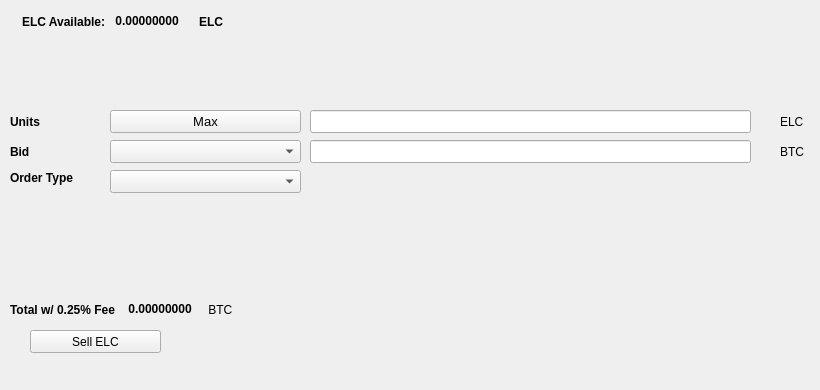
   <widget class="QWidget" name="SellTab">
    <attribute name="title">
     <string>Sell</string>
    </attribute>
    <widget class="QLabel" name="label_16">
     <property name="geometry">
      <rect>
       <x>780</x>
       <y>140</y>
       <width>31</width>
       <height>23</height>
      </rect>
     </property>
     <property name="text">
      <string>BTC</string>
     </property>
    </widget>
    <widget class="QComboBox" name="SellBidcomboBox">
     <property name="geometry">
      <rect>
       <x>110</x>
       <y>140</y>
       <width>191</width>
       <height>23</height>
      </rect>
     </property>
     <property name="font">
      <font>
       <pointsize>10</pointsize>
      </font>
     </property>
    </widget>
    <widget class="QLabel" name="label_18">
     <property name="geometry">
      <rect>
       <x>10</x>
       <y>110</y>
       <width>46</width>
       <height>23</height>
      </rect>
     </property>
     <property name="font">
      <font>
       <weight>75</weight>
       <bold>true</bold>
      </font>
     </property>
     <property name="text">
      <string>Units</string>
     </property>
    </widget>
    <widget class="QPushButton" name="Sell_Max_Amount">
     <property name="geometry">
      <rect>
       <x>110</x>
       <y>110</y>
       <width>191</width>
       <height>23</height>
      </rect>
     </property>
     <property name="font">
      <font>
       <pointsize>10</pointsize>
      </font>
     </property>
     <property name="text">
      <string>Max</string>
     </property>
    </widget>
    <widget class="QLabel" name="label_20">
     <property name="geometry">
      <rect>
       <x>10</x>
       <y>170</y>
       <width>91</width>
       <height>16</height>
      </rect>
     </property>
     <property name="font">
      <font>
       <weight>75</weight>
       <bold>true</bold>
      </font>
     </property>
     <property name="text">
      <string>Order Type</string>
     </property>
    </widget>
    <widget class="QComboBox" name="SellOrdertypeCombo">
     <property name="geometry">
      <rect>
       <x>110</x>
       <y>170</y>
       <width>191</width>
       <height>23</height>
      </rect>
     </property>
     <property name="font">
      <font>
       <pointsize>10</pointsize>
      </font>
     </property>
    </widget>
    <widget class="QLabel" name="label_21">
     <property name="geometry">
      <rect>
       <x>10</x>
       <y>140</y>
       <width>46</width>
       <height>23</height>
      </rect>
     </property>
     <property name="font">
      <font>
       <weight>75</weight>
       <bold>true</bold>
      </font>
     </property>
     <property name="text">
      <string>Bid</string>
     </property>
    </widget>
    <widget class="QLabel" name="label_22">
     <property name="geometry">
      <rect>
       <x>780</x>
       <y>110</y>
       <width>31</width>
       <height>23</height>
      </rect>
     </property>
     <property name="text">
      <string>ELC</string>
     </property>
    </widget>
    <widget class="QLineEdit" name="UnitsInputELC">
     <property name="geometry">
      <rect>
       <x>310</x>
       <y>110</y>
       <width>441</width>
       <height>23</height>
      </rect>
     </property>
     <property name="font">
      <font>
       <pointsize>9</pointsize>
       <weight>75</weight>
       <bold>true</bold>
      </font>
     </property>
    </widget>
    <widget class="QLineEdit" name="SellBidPriceEdit">
     <property name="geometry">
      <rect>
       <x>310</x>
       <y>140</y>
       <width>441</width>
       <height>23</height>
      </rect>
     </property>
     <property name="font">
      <font>
       <pointsize>9</pointsize>
       <weight>75</weight>
       <bold>true</bold>
      </font>
     </property>
    </widget>
    <widget class="QPushButton" name="SellELCBTN">
     <property name="geometry">
      <rect>
       <x>30</x>
       <y>330</y>
       <width>131</width>
       <height>23</height>
      </rect>
     </property>
     <property name="text">
      <string>Sell ELC</string>
     </property>
     <property name="icon">
      <iconset resource="../elecash">
       <normaloff>:/icons/bitcoin</normaloff>:/icons/bitcoin</iconset>
     </property>
    </widget>
    <widget class="QWidget" name="layoutWidget3">
     <property name="geometry">
      <rect>
       <x>22</x>
       <y>12</y>
       <width>258</width>
       <height>19</height>
      </rect>
     </property>
     <layout class="QHBoxLayout" name="horizontalLayout">
      <item>
       <widget class="QLabel" name="label232_2">
        <property name="font">
         <font>
          <weight>75</weight>
          <bold>true</bold>
         </font>
        </property>
        <property name="text">
         <string>ELC Available:</string>
        </property>
       </widget>
      </item>
      <item>
       <widget class="QLabel" name="ELCAvailableLabel">
        <property name="palette">
         <palette>
          <active>
           <colorrole role="WindowText">
            <brush brushstyle="SolidPattern">
             <color alpha="255">
              <red>0</red>
              <green>0</green>
              <blue>0</blue>
             </color>
            </brush>
           </colorrole>
           <colorrole role="Button">
            <brush brushstyle="SolidPattern">
             <color alpha="255">
              <red>0</red>
              <green>170</green>
              <blue>0</blue>
             </color>
            </brush>
           </colorrole>
           <colorrole role="Light">
            <brush brushstyle="SolidPattern">
             <color alpha="255">
              <red>0</red>
              <green>255</green>
              <blue>0</blue>
             </color>
            </brush>
           </colorrole>
           <colorrole role="Midlight">
            <brush brushstyle="SolidPattern">
             <color alpha="255">
              <red>0</red>
              <green>212</green>
              <blue>0</blue>
             </color>
            </brush>
           </colorrole>
           <colorrole role="Dark">
            <brush brushstyle="SolidPattern">
             <color alpha="255">
              <red>0</red>
              <green>85</green>
              <blue>0</blue>
             </color>
            </brush>
           </colorrole>
           <colorrole role="Mid">
            <brush brushstyle="SolidPattern">
             <color alpha="255">
              <red>0</red>
              <green>113</green>
              <blue>0</blue>
             </color>
            </brush>
           </colorrole>
           <colorrole role="Text">
            <brush brushstyle="SolidPattern">
             <color alpha="255">
              <red>0</red>
              <green>170</green>
              <blue>0</blue>
             </color>
            </brush>
           </colorrole>
           <colorrole role="BrightText">
            <brush brushstyle="SolidPattern">
             <color alpha="255">
              <red>255</red>
              <green>255</green>
              <blue>255</blue>
             </color>
            </brush>
           </colorrole>
           <colorrole role="ButtonText">
            <brush brushstyle="SolidPattern">
             <color alpha="255">
              <red>0</red>
              <green>0</green>
              <blue>0</blue>
             </color>
            </brush>
           </colorrole>
           <colorrole role="Base">
            <brush brushstyle="SolidPattern">
             <color alpha="255">
              <red>255</red>
              <green>255</green>
              <blue>255</blue>
             </color>
            </brush>
           </colorrole>
           <colorrole role="Window">
            <brush brushstyle="SolidPattern">
             <color alpha="255">
              <red>0</red>
              <green>170</green>
              <blue>0</blue>
             </color>
            </brush>
           </colorrole>
           <colorrole role="Shadow">
            <brush brushstyle="SolidPattern">
             <color alpha="255">
              <red>0</red>
              <green>0</green>
              <blue>0</blue>
             </color>
            </brush>
           </colorrole>
           <colorrole role="AlternateBase">
            <brush brushstyle="SolidPattern">
             <color alpha="255">
              <red>127</red>
              <green>212</green>
              <blue>127</blue>
             </color>
            </brush>
           </colorrole>
           <colorrole role="ToolTipBase">
            <brush brushstyle="SolidPattern">
             <color alpha="255">
              <red>255</red>
              <green>255</green>
              <blue>220</blue>
             </color>
            </brush>
           </colorrole>
           <colorrole role="ToolTipText">
            <brush brushstyle="SolidPattern">
             <color alpha="255">
              <red>0</red>
              <green>0</green>
              <blue>0</blue>
             </color>
            </brush>
           </colorrole>
          </active>
          <inactive>
           <colorrole role="WindowText">
            <brush brushstyle="SolidPattern">
             <color alpha="255">
              <red>0</red>
              <green>0</green>
              <blue>0</blue>
             </color>
            </brush>
           </colorrole>
           <colorrole role="Button">
            <brush brushstyle="SolidPattern">
             <color alpha="255">
              <red>0</red>
              <green>170</green>
              <blue>0</blue>
             </color>
            </brush>
           </colorrole>
           <colorrole role="Light">
            <brush brushstyle="SolidPattern">
             <color alpha="255">
              <red>0</red>
              <green>255</green>
              <blue>0</blue>
             </color>
            </brush>
           </colorrole>
           <colorrole role="Midlight">
            <brush brushstyle="SolidPattern">
             <color alpha="255">
              <red>0</red>
              <green>212</green>
              <blue>0</blue>
             </color>
            </brush>
           </colorrole>
           <colorrole role="Dark">
            <brush brushstyle="SolidPattern">
             <color alpha="255">
              <red>0</red>
              <green>85</green>
              <blue>0</blue>
             </color>
            </brush>
           </colorrole>
           <colorrole role="Mid">
            <brush brushstyle="SolidPattern">
             <color alpha="255">
              <red>0</red>
              <green>113</green>
              <blue>0</blue>
             </color>
            </brush>
           </colorrole>
           <colorrole role="Text">
            <brush brushstyle="SolidPattern">
             <color alpha="255">
              <red>0</red>
              <green>170</green>
              <blue>0</blue>
             </color>
            </brush>
           </colorrole>
           <colorrole role="BrightText">
            <brush brushstyle="SolidPattern">
             <color alpha="255">
              <red>255</red>
              <green>255</green>
              <blue>255</blue>
             </color>
            </brush>
           </colorrole>
           <colorrole role="ButtonText">
            <brush brushstyle="SolidPattern">
             <color alpha="255">
              <red>0</red>
              <green>0</green>
              <blue>0</blue>
             </color>
            </brush>
           </colorrole>
           <colorrole role="Base">
            <brush brushstyle="SolidPattern">
             <color alpha="255">
              <red>255</red>
              <green>255</green>
              <blue>255</blue>
             </color>
            </brush>
           </colorrole>
           <colorrole role="Window">
            <brush brushstyle="SolidPattern">
             <color alpha="255">
              <red>0</red>
              <green>170</green>
              <blue>0</blue>
             </color>
            </brush>
           </colorrole>
           <colorrole role="Shadow">
            <brush brushstyle="SolidPattern">
             <color alpha="255">
              <red>0</red>
              <green>0</green>
              <blue>0</blue>
             </color>
            </brush>
           </colorrole>
           <colorrole role="AlternateBase">
            <brush brushstyle="SolidPattern">
             <color alpha="255">
              <red>127</red>
              <green>212</green>
              <blue>127</blue>
             </color>
            </brush>
           </colorrole>
           <colorrole role="ToolTipBase">
            <brush brushstyle="SolidPattern">
             <color alpha="255">
              <red>255</red>
              <green>255</green>
              <blue>220</blue>
             </color>
            </brush>
           </colorrole>
           <colorrole role="ToolTipText">
            <brush brushstyle="SolidPattern">
             <color alpha="255">
              <red>0</red>
              <green>0</green>
              <blue>0</blue>
             </color>
            </brush>
           </colorrole>
          </inactive>
          <disabled>
           <colorrole role="WindowText">
            <brush brushstyle="SolidPattern">
             <color alpha="255">
              <red>0</red>
              <green>85</green>
              <blue>0</blue>
             </color>
            </brush>
           </colorrole>
           <colorrole role="Button">
            <brush brushstyle="SolidPattern">
             <color alpha="255">
              <red>0</red>
              <green>170</green>
              <blue>0</blue>
             </color>
            </brush>
           </colorrole>
           <colorrole role="Light">
            <brush brushstyle="SolidPattern">
             <color alpha="255">
              <red>0</red>
              <green>255</green>
              <blue>0</blue>
             </color>
            </brush>
           </colorrole>
           <colorrole role="Midlight">
            <brush brushstyle="SolidPattern">
             <color alpha="255">
              <red>0</red>
              <green>212</green>
              <blue>0</blue>
             </color>
            </brush>
           </colorrole>
           <colorrole role="Dark">
            <brush brushstyle="SolidPattern">
             <color alpha="255">
              <red>0</red>
              <green>85</green>
              <blue>0</blue>
             </color>
            </brush>
           </colorrole>
           <colorrole role="Mid">
            <brush brushstyle="SolidPattern">
             <color alpha="255">
              <red>0</red>
              <green>113</green>
              <blue>0</blue>
             </color>
            </brush>
           </colorrole>
           <colorrole role="Text">
            <brush brushstyle="SolidPattern">
             <color alpha="255">
              <red>0</red>
              <green>85</green>
              <blue>0</blue>
             </color>
            </brush>
           </colorrole>
           <colorrole role="BrightText">
            <brush brushstyle="SolidPattern">
             <color alpha="255">
              <red>255</red>
              <green>255</green>
              <blue>255</blue>
             </color>
            </brush>
           </colorrole>
           <colorrole role="ButtonText">
            <brush brushstyle="SolidPattern">
             <color alpha="255">
              <red>0</red>
              <green>85</green>
              <blue>0</blue>
             </color>
            </brush>
           </colorrole>
           <colorrole role="Base">
            <brush brushstyle="SolidPattern">
             <color alpha="255">
              <red>0</red>
              <green>170</green>
              <blue>0</blue>
             </color>
            </brush>
           </colorrole>
           <colorrole role="Window">
            <brush brushstyle="SolidPattern">
             <color alpha="255">
              <red>0</red>
              <green>170</green>
              <blue>0</blue>
             </color>
            </brush>
           </colorrole>
           <colorrole role="Shadow">
            <brush brushstyle="SolidPattern">
             <color alpha="255">
              <red>0</red>
              <green>0</green>
              <blue>0</blue>
             </color>
            </brush>
           </colorrole>
           <colorrole role="AlternateBase">
            <brush brushstyle="SolidPattern">
             <color alpha="255">
              <red>0</red>
              <green>170</green>
              <blue>0</blue>
             </color>
            </brush>
           </colorrole>
           <colorrole role="ToolTipBase">
            <brush brushstyle="SolidPattern">
             <color alpha="255">
              <red>255</red>
              <green>255</green>
              <blue>220</blue>
             </color>
            </brush>
           </colorrole>
           <colorrole role="ToolTipText">
            <brush brushstyle="SolidPattern">
             <color alpha="255">
              <red>0</red>
              <green>0</green>
              <blue>0</blue>
             </color>
            </brush>
           </colorrole>
          </disabled>
         </palette>
        </property>
        <property name="font">
         <font>
          <weight>75</weight>
          <bold>true</bold>
         </font>
        </property>
        <property name="text">
         <string> 0.00000000 </string>
        </property>
        <property name="textInteractionFlags">
         <set>Qt::LinksAccessibleByMouse|Qt::TextSelectableByKeyboard|Qt::TextSelectableByMouse</set>
        </property>
       </widget>
      </item>
      <item>
       <widget class="QLabel" name="labelELC">
        <property name="font">
         <font>
          <weight>75</weight>
          <bold>true</bold>
         </font>
        </property>
        <property name="text">
         <string>ELC</string>
        </property>
       </widget>
      </item>
     </layout>
    </widget>
    <widget class="QWidget" name="layoutWidget">
     <property name="geometry">
      <rect>
       <x>10</x>
       <y>300</y>
       <width>268</width>
       <height>19</height>
      </rect>
     </property>
     <layout class="QHBoxLayout" name="horizontalLayout_2">
      <item>
       <widget class="QLabel" name="label_19">
        <property name="font">
         <font>
          <weight>75</weight>
          <bold>true</bold>
         </font>
        </property>
        <property name="text">
         <string>Total w/ 0.25% Fee </string>
        </property>
       </widget>
      </item>
      <item>
       <widget class="QLabel" name="SellCostLabel">
        <property name="palette">
         <palette>
          <active>
           <colorrole role="WindowText">
            <brush brushstyle="SolidPattern">
             <color alpha="255">
              <red>0</red>
              <green>0</green>
              <blue>0</blue>
             </color>
            </brush>
           </colorrole>
           <colorrole role="Button">
            <brush brushstyle="SolidPattern">
             <color alpha="255">
              <red>0</red>
              <green>170</green>
              <blue>0</blue>
             </color>
            </brush>
           </colorrole>
           <colorrole role="Light">
            <brush brushstyle="SolidPattern">
             <color alpha="255">
              <red>0</red>
              <green>255</green>
              <blue>0</blue>
             </color>
            </brush>
           </colorrole>
           <colorrole role="Midlight">
            <brush brushstyle="SolidPattern">
             <color alpha="255">
              <red>0</red>
              <green>212</green>
              <blue>0</blue>
             </color>
            </brush>
           </colorrole>
           <colorrole role="Dark">
            <brush brushstyle="SolidPattern">
             <color alpha="255">
              <red>0</red>
              <green>85</green>
              <blue>0</blue>
             </color>
            </brush>
           </colorrole>
           <colorrole role="Mid">
            <brush brushstyle="SolidPattern">
             <color alpha="255">
              <red>0</red>
              <green>113</green>
              <blue>0</blue>
             </color>
            </brush>
           </colorrole>
           <colorrole role="Text">
            <brush brushstyle="SolidPattern">
             <color alpha="255">
              <red>0</red>
              <green>170</green>
              <blue>0</blue>
             </color>
            </brush>
           </colorrole>
           <colorrole role="BrightText">
            <brush brushstyle="SolidPattern">
             <color alpha="255">
              <red>255</red>
              <green>255</green>
              <blue>255</blue>
             </color>
            </brush>
           </colorrole>
           <colorrole role="ButtonText">
            <brush brushstyle="SolidPattern">
             <color alpha="255">
              <red>0</red>
              <green>0</green>
              <blue>0</blue>
             </color>
            </brush>
           </colorrole>
           <colorrole role="Base">
            <brush brushstyle="SolidPattern">
             <color alpha="255">
              <red>255</red>
              <green>255</green>
              <blue>255</blue>
             </color>
            </brush>
           </colorrole>
           <colorrole role="Window">
            <brush brushstyle="SolidPattern">
             <color alpha="255">
              <red>0</red>
              <green>170</green>
              <blue>0</blue>
             </color>
            </brush>
           </colorrole>
           <colorrole role="Shadow">
            <brush brushstyle="SolidPattern">
             <color alpha="255">
              <red>0</red>
              <green>0</green>
              <blue>0</blue>
             </color>
            </brush>
           </colorrole>
           <colorrole role="AlternateBase">
            <brush brushstyle="SolidPattern">
             <color alpha="255">
              <red>127</red>
              <green>212</green>
              <blue>127</blue>
             </color>
            </brush>
           </colorrole>
           <colorrole role="ToolTipBase">
            <brush brushstyle="SolidPattern">
             <color alpha="255">
              <red>255</red>
              <green>255</green>
              <blue>220</blue>
             </color>
            </brush>
           </colorrole>
           <colorrole role="ToolTipText">
            <brush brushstyle="SolidPattern">
             <color alpha="255">
              <red>0</red>
              <green>0</green>
              <blue>0</blue>
             </color>
            </brush>
           </colorrole>
          </active>
          <inactive>
           <colorrole role="WindowText">
            <brush brushstyle="SolidPattern">
             <color alpha="255">
              <red>0</red>
              <green>0</green>
              <blue>0</blue>
             </color>
            </brush>
           </colorrole>
           <colorrole role="Button">
            <brush brushstyle="SolidPattern">
             <color alpha="255">
              <red>0</red>
              <green>170</green>
              <blue>0</blue>
             </color>
            </brush>
           </colorrole>
           <colorrole role="Light">
            <brush brushstyle="SolidPattern">
             <color alpha="255">
              <red>0</red>
              <green>255</green>
              <blue>0</blue>
             </color>
            </brush>
           </colorrole>
           <colorrole role="Midlight">
            <brush brushstyle="SolidPattern">
             <color alpha="255">
              <red>0</red>
              <green>212</green>
              <blue>0</blue>
             </color>
            </brush>
           </colorrole>
           <colorrole role="Dark">
            <brush brushstyle="SolidPattern">
             <color alpha="255">
              <red>0</red>
              <green>85</green>
              <blue>0</blue>
             </color>
            </brush>
           </colorrole>
           <colorrole role="Mid">
            <brush brushstyle="SolidPattern">
             <color alpha="255">
              <red>0</red>
              <green>113</green>
              <blue>0</blue>
             </color>
            </brush>
           </colorrole>
           <colorrole role="Text">
            <brush brushstyle="SolidPattern">
             <color alpha="255">
              <red>0</red>
              <green>170</green>
              <blue>0</blue>
             </color>
            </brush>
           </colorrole>
           <colorrole role="BrightText">
            <brush brushstyle="SolidPattern">
             <color alpha="255">
              <red>255</red>
              <green>255</green>
              <blue>255</blue>
             </color>
            </brush>
           </colorrole>
           <colorrole role="ButtonText">
            <brush brushstyle="SolidPattern">
             <color alpha="255">
              <red>0</red>
              <green>0</green>
              <blue>0</blue>
             </color>
            </brush>
           </colorrole>
           <colorrole role="Base">
            <brush brushstyle="SolidPattern">
             <color alpha="255">
              <red>255</red>
              <green>255</green>
              <blue>255</blue>
             </color>
            </brush>
           </colorrole>
           <colorrole role="Window">
            <brush brushstyle="SolidPattern">
             <color alpha="255">
              <red>0</red>
              <green>170</green>
              <blue>0</blue>
             </color>
            </brush>
           </colorrole>
           <colorrole role="Shadow">
            <brush brushstyle="SolidPattern">
             <color alpha="255">
              <red>0</red>
              <green>0</green>
              <blue>0</blue>
             </color>
            </brush>
           </colorrole>
           <colorrole role="AlternateBase">
            <brush brushstyle="SolidPattern">
             <color alpha="255">
              <red>127</red>
              <green>212</green>
              <blue>127</blue>
             </color>
            </brush>
           </colorrole>
           <colorrole role="ToolTipBase">
            <brush brushstyle="SolidPattern">
             <color alpha="255">
              <red>255</red>
              <green>255</green>
              <blue>220</blue>
             </color>
            </brush>
           </colorrole>
           <colorrole role="ToolTipText">
            <brush brushstyle="SolidPattern">
             <color alpha="255">
              <red>0</red>
              <green>0</green>
              <blue>0</blue>
             </color>
            </brush>
           </colorrole>
          </inactive>
          <disabled>
           <colorrole role="WindowText">
            <brush brushstyle="SolidPattern">
             <color alpha="255">
              <red>0</red>
              <green>85</green>
              <blue>0</blue>
             </color>
            </brush>
           </colorrole>
           <colorrole role="Button">
            <brush brushstyle="SolidPattern">
             <color alpha="255">
              <red>0</red>
              <green>170</green>
              <blue>0</blue>
             </color>
            </brush>
           </colorrole>
           <colorrole role="Light">
            <brush brushstyle="SolidPattern">
             <color alpha="255">
              <red>0</red>
              <green>255</green>
              <blue>0</blue>
             </color>
            </brush>
           </colorrole>
           <colorrole role="Midlight">
            <brush brushstyle="SolidPattern">
             <color alpha="255">
              <red>0</red>
              <green>212</green>
              <blue>0</blue>
             </color>
            </brush>
           </colorrole>
           <colorrole role="Dark">
            <brush brushstyle="SolidPattern">
             <color alpha="255">
              <red>0</red>
              <green>85</green>
              <blue>0</blue>
             </color>
            </brush>
           </colorrole>
           <colorrole role="Mid">
            <brush brushstyle="SolidPattern">
             <color alpha="255">
              <red>0</red>
              <green>113</green>
              <blue>0</blue>
             </color>
            </brush>
           </colorrole>
           <colorrole role="Text">
            <brush brushstyle="SolidPattern">
             <color alpha="255">
              <red>0</red>
              <green>85</green>
              <blue>0</blue>
             </color>
            </brush>
           </colorrole>
           <colorrole role="BrightText">
            <brush brushstyle="SolidPattern">
             <color alpha="255">
              <red>255</red>
              <green>255</green>
              <blue>255</blue>
             </color>
            </brush>
           </colorrole>
           <colorrole role="ButtonText">
            <brush brushstyle="SolidPattern">
             <color alpha="255">
              <red>0</red>
              <green>85</green>
              <blue>0</blue>
             </color>
            </brush>
           </colorrole>
           <colorrole role="Base">
            <brush brushstyle="SolidPattern">
             <color alpha="255">
              <red>0</red>
              <green>170</green>
              <blue>0</blue>
             </color>
            </brush>
           </colorrole>
           <colorrole role="Window">
            <brush brushstyle="SolidPattern">
             <color alpha="255">
              <red>0</red>
              <green>170</green>
              <blue>0</blue>
             </color>
            </brush>
           </colorrole>
           <colorrole role="Shadow">
            <brush brushstyle="SolidPattern">
             <color alpha="255">
              <red>0</red>
              <green>0</green>
              <blue>0</blue>
             </color>
            </brush>
           </colorrole>
           <colorrole role="AlternateBase">
            <brush brushstyle="SolidPattern">
             <color alpha="255">
              <red>0</red>
              <green>170</green>
              <blue>0</blue>
             </color>
            </brush>
           </colorrole>
           <colorrole role="ToolTipBase">
            <brush brushstyle="SolidPattern">
             <color alpha="255">
              <red>255</red>
              <green>255</green>
              <blue>220</blue>
             </color>
            </brush>
           </colorrole>
           <colorrole role="ToolTipText">
            <brush brushstyle="SolidPattern">
             <color alpha="255">
              <red>0</red>
              <green>0</green>
              <blue>0</blue>
             </color>
            </brush>
           </colorrole>
          </disabled>
         </palette>
        </property>
        <property name="font">
         <font>
          <weight>75</weight>
          <bold>true</bold>
         </font>
        </property>
        <property name="autoFillBackground">
         <bool>false</bool>
        </property>
        <property name="text">
         <string> 0.00000000</string>
        </property>
        <property name="textInteractionFlags">
         <set>Qt::LinksAccessibleByMouse|Qt::TextSelectableByMouse</set>
        </property>
       </widget>
      </item>
      <item>
       <widget class="QLabel" name="label_17">
        <property name="font">
         <font>
          <weight>50</weight>
          <bold>false</bold>
         </font>
        </property>
        <property name="text">
         <string> BTC</string>
        </property>
       </widget>
      </item>
     </layout>
    </widget>
    <widget class="QLabel" name="label_23">
     <property name="geometry">
      <rect>
       <x>460</x>
       <y>300</y>
       <width>281</width>
       <height>81</height>
      </rect>
     </property>
     <property name="text">
      <string/>
     </property>
     <property name="pixmap">
      <pixmap>:/images/bittrex</pixmap>
     </property>
    </widget>
   </widget>
